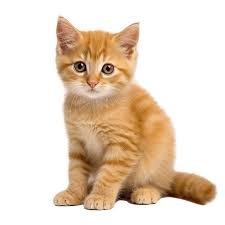
#> input picture react teach/mvp teach/my-node-project/Жаринов/6/cat2.jpg, 225 x 225 px
$ python 5.1.py
#> lines starting #> are read from the running program, lines starting #| are printed output that depends on the picture; after the words box and inside, x2 and y2 are one past the last pixel; in counts of white or black regions, pixels touching at a corner belong together; long printed decimals are rounded
import cv2
import numpy as np
import matplotlib.pyplot as plt

# Чтение изображения
input_image = cv2.imread('cat2.jpg')
#> input_image is the input picture: shape (225, 225, 3); mean B, G, R 199, 216.1, 232.7

# В черно-белое переводим, ибо нам только края
L = cv2.cvtColor(input_image, cv2.COLOR_BGR2GRAY)
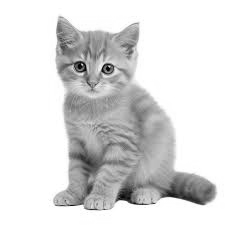
#> L: shape (225, 225); min 3, max 255, mean 219.1

# Визуализация исходного изображения
plt.figure()
plt.imshow(cv2.cvtColor(input_image, cv2.COLOR_BGR2RGB))
plt.title('Исходное изображение')
plt.axis('off')
plt.tight_layout()
plt.show()

# Двумерное центрированное БПФ
Spectr = np.fft.fftshift(np.fft.fft2(L))

# Компоненты нормировки
Min_S = np.min(np.abs(Spectr))
#> Min_S = 4.19
eps = Min_S if Min_S != 0 else np.max(np.abs(Spectr)) * 1e-9
#> eps = 4.19

# Фильтр высоких частот (ФВЧ) с прямоугольной маской
M, N = L.shape[0], L.shape[1] # размеры изображения
#> M = 225; N = 225
# размер области НЧ в спектре:
d_high = round(0.20*np.minimum(M, N))
#> d_high = 45
K=4 # порядок фильтра
deg = 2*K
mask_high = np.zeros((M, N))
Cm, Cn = M/2,N/2 # координаты центра маски
#> Cm = 112.5; Cn = 112.5
# формируем массив mask_high_b:
for m in range(M):
    for n in range(N):
        d = np.sqrt((m - Cm)**2 + (n - Cn)**2)
        mask_high[m,n] = (d/d_high)**K / np.sqrt(1+(d/d_high)**deg)
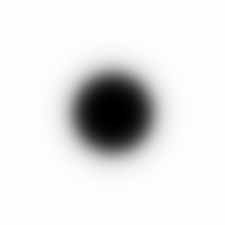
#> mask_high: shape (225, 225) float64; min 6.1e-08, max 1, mean 0.894
# Применяем маску к спектру
Spectr_high_pass_filtered = Spectr * mask_high

# Вычисляем обратное двумерное БПФ
high_pass_filtered = np.fft.ifft2(np.fft.ifftshift(Spectr_high_pass_filtered))

# Проконтролируем правильность работы Фурье-фильтра
print(np.max(np.abs(np.imag(high_pass_filtered))) / np.max(np.abs(np.real(high_pass_filtered))))
#| 0.01019

# Берем модуль, ибо яркость не может быть отрицательной
high_pass_filtered = np.abs(high_pass_filtered.real)
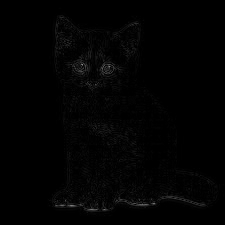
#> high_pass_filtered: shape (225, 225) float64; min 1.52e-08, max 136.5, mean 2.6

# Нормировка на максимальный размах
edges_high_pass = cv2.normalize(high_pass_filtered, None, 0.0, 1.0, cv2.NORM_MINMAX)
edges_high_pass = 1 - edges_high_pass  # Инвертировали
threshold_value = 0.75 # порог надо подобрать! от 0. до 1.
thr, edges_high_pass = cv2.threshold(edges_high_pass,
threshold_value, 1.0, cv2.THRESH_BINARY)
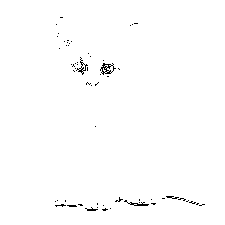
#> edges_high_pass: shape (225, 225) float64; values 0 (black) and 1 (white), 99.2% white; black in thin lines or dots, all inside (x1, y1, x2, y2) = (55, 17, 205, 211)
#> thr = 0.75
# Смотрим изображение на выходе
plt.figure()
plt.imshow(edges_high_pass, cmap='gray')
plt.title('Фильтр высоких частот')
plt.axis('off')
plt.tight_layout()
plt.show()

# Выведем амплитудный спектр после применения маски
Spectr_dB = 20 * np.log10(np.abs(Spectr_high_pass_filtered) + eps)
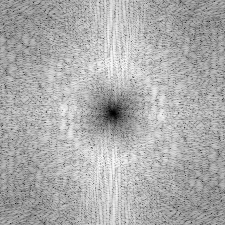
#> Spectr_dB: shape (225, 225) float64; min 12.45, max 79.85, mean 58; drawn with min black and max white

# Чуть-чуть схитрим, чтобы сохранить цветовую гамму
Spectr_dB[0, 0] = 20 * np.log10(np.max(np.abs(Spectr)))  # Это уже ни на что не влияет
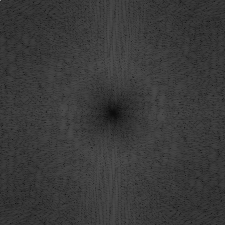
#> Spectr_dB: shape (225, 225) float64; under 0.01% of pixels changed, all inside (x1, y1, x2, y2) = (0, 0, 1, 1)

plt.figure()
plt.imshow(Spectr_dB, cmap='jet')
plt.title('Амплитудный спектр после ФВЧ (дБ)')
plt.axis('off')
plt.tight_layout()
plt.show()

# Запишем с правильной нормировкой – яркости от 0 до 255
cv2.imwrite('edges_high_pass.jpg',
            cv2.normalize((edges_high_pass * 255).astype('uint8'),
                          None, 0, 255, cv2.NORM_MINMAX))


edges_canny = cv2.Canny(input_image,
threshold1 = 0.5, threshold2 = 0.75)
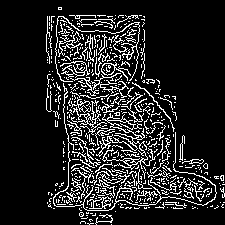
#> edges_canny: shape (225, 225); 14.1% white in thin lines or dots, all inside (x1, y1, x2, y2) = (46, 7, 225, 225)
plt.figure()
edges_canny = 255 - edges_canny
plt.imshow(edges_canny, cmap='gray')
plt.title('Оператор Кэнни')
plt.axis('off')
plt.tight_layout()
plt.show()

$ run again, with react teach/mvp teach/my-node-project/Жаринов/6/cat4.jpg copied over react teach/mvp teach/my-node-project/Жаринов/6/cat2.jpg
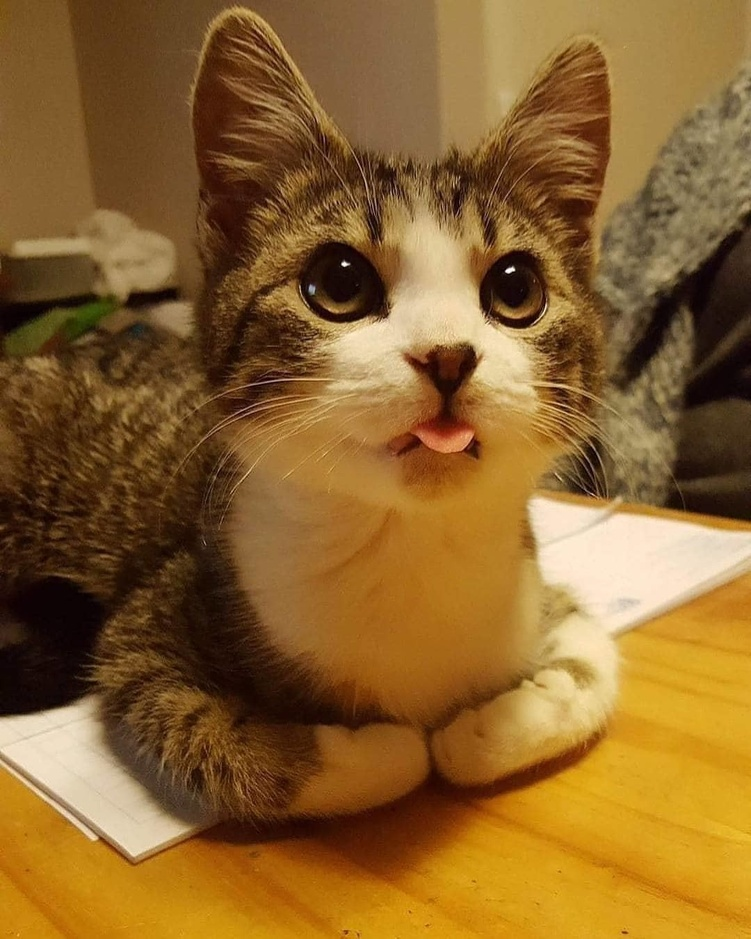
#> input picture react teach/mvp teach/my-node-project/Жаринов/6/cat4.jpg, 751 x 939 px, shrunk from 1080 x 1350 before the run
#> input_image is the input picture: shape (939, 751, 3); mean B, G, R 45.1, 99.2, 138.6
#> Min_S = 4.11
#| 0.005224
#> `thr, edges_high_pass = cv2.threshold(edges_high_pass, threshold_value,..`:
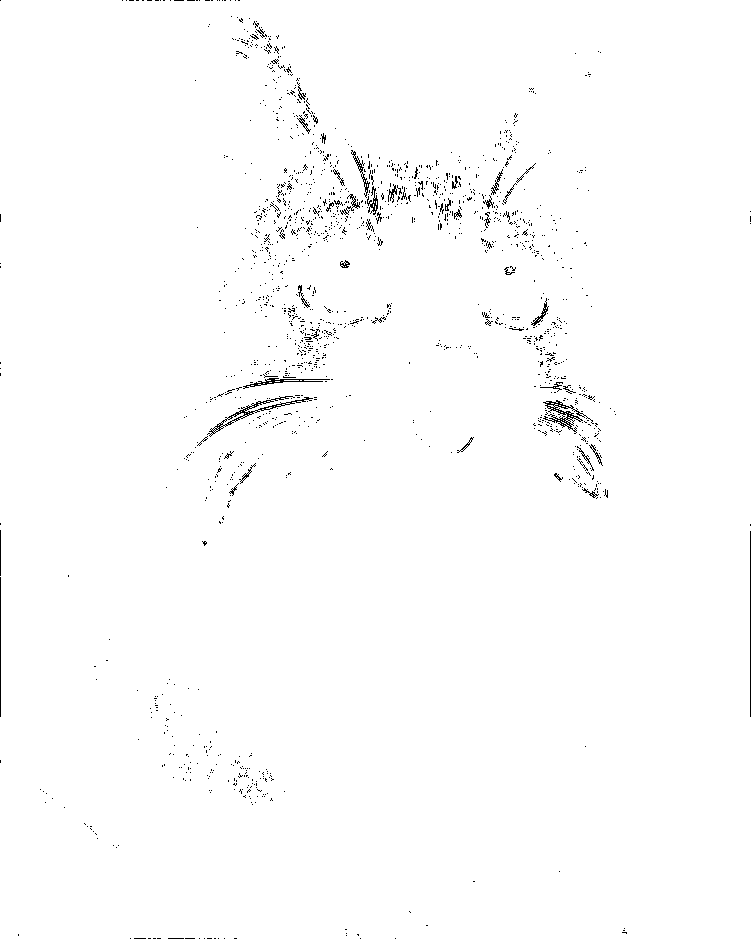
#> edges_high_pass: shape (939, 751) float64; values 0 (black) and 1 (white), 99% white; black in thin lines or dots
#> thr = 0.75
#> `edges_canny = cv2.Canny(input_image, threshold1 = 0.5, threshold2 = 0...`:
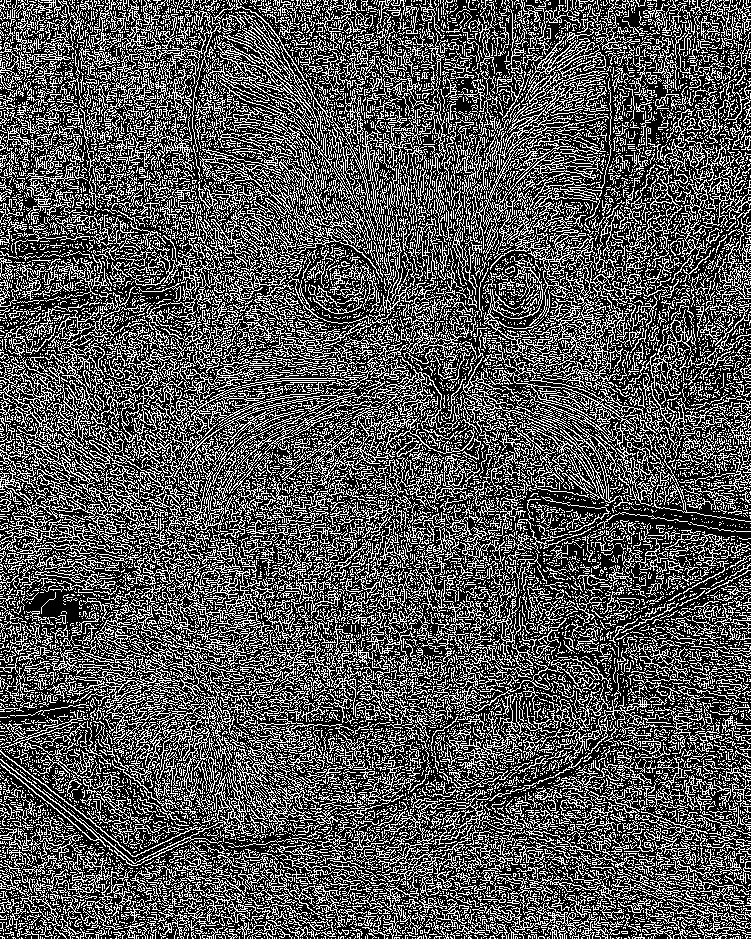
#> edges_canny: shape (939, 751); 33.2% white in thin lines or dots
